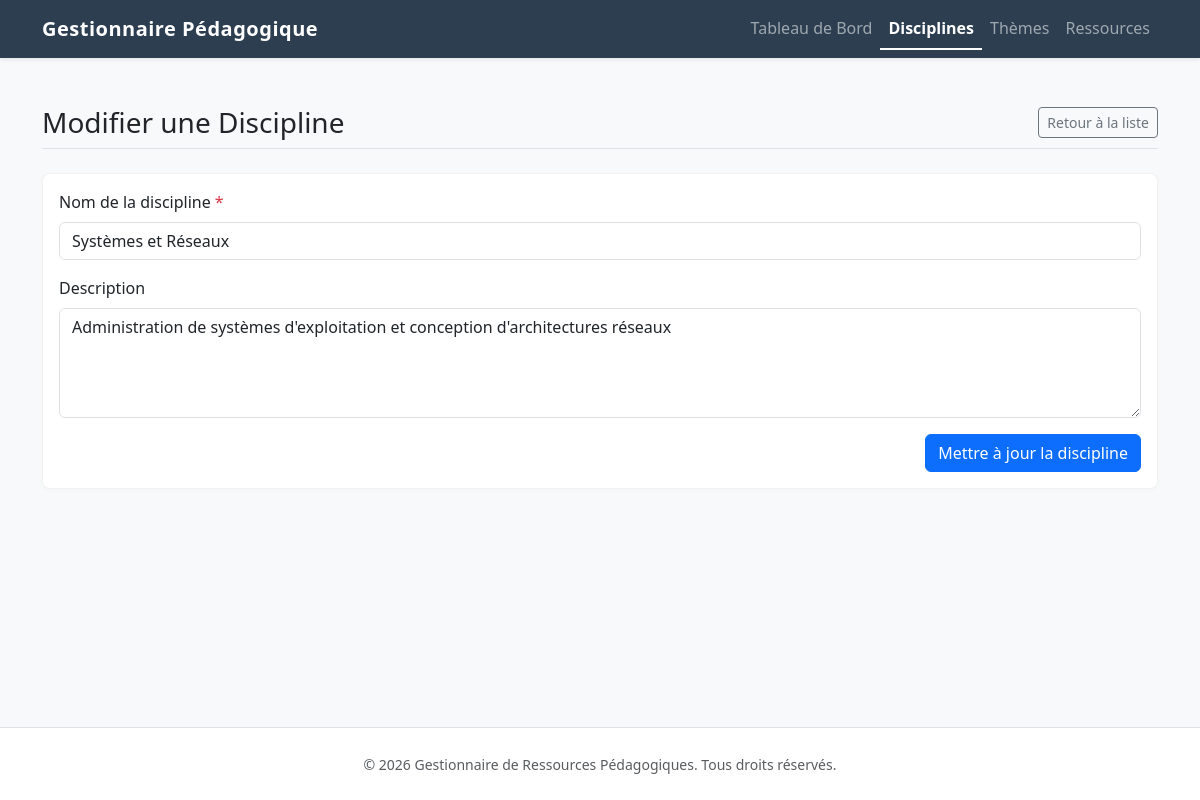
The app's page /index.php?page=disciplines&action=edit&id=2 with its own data.
### tables this page shows
CREATE TABLE IF NOT EXISTS disciplines (
    id INT AUTO_INCREMENT PRIMARY KEY,
    name VARCHAR(255) NOT NULL,
    description TEXT,
    created_at DATETIME DEFAULT CURRENT_TIMESTAMP
);

### controllers/DisciplineController.php (called while the page is built, shortened)
<?php
require_once __DIR__ . '/../models/Discipline.php';
class DisciplineController {
    private $model;
    public function __construct() {
        try {
            $this->model = new Discipline();
        } catch (\PDOException $e) {
            $this->model = null;
        }
    }
    public function edit() {
        $id = filter_input(INPUT_GET, 'id', FILTER_VALIDATE_INT);
        $discipline = $this->model->getById($id);
        $name = $discipline['name'];
        $description = $discipline['description'];
        require_once __DIR__ . '/../views/disciplines/edit.php';
    }
}

### core/helpers.php (called while the page is built, shortened)
<?php
function h(?string $string): string {
    return htmlspecialchars($string, ENT_QUOTES | ENT_HTML5, 'UTF-8');
}

### config/database.php (called while the page is built, shortened)
<?php
function getDBConnection() {
    $dsn = "mysql:host=" . DB_HOST . ";dbname=" . DB_NAME . ";charset=utf8mb4";
    $options = [
        PDO::ATTR_ERRMODE            => PDO::ERRMODE_EXCEPTION,
        PDO::ATTR_DEFAULT_FETCH_MODE => PDO::FETCH_ASSOC,
        PDO::ATTR_EMULATE_PREPARES   => false,
    ];
    try {
        return new PDO($dsn, DB_USER, DB_PASS, $options);
    } catch (\PDOException $e) {
        throw new \PDOException($e->getMessage(), (int)$e->getCode());
    }
}

### models/Discipline.php (called while the page is built, shortened)
<?php
require_once __DIR__ . '/../config/database.php';
class Discipline {
    private $pdo;
    public function __construct() {
        $this->pdo = getDBConnection();
    }
    public function getById($id) {
        $stmt = $this->pdo->prepare("SELECT * FROM disciplines WHERE id = :id");
        $stmt->execute(['id' => $id]);
        return $stmt->fetch();
    }
}

### views/disciplines/edit.php (the view, shortened to what this page needs)
<?php require_once __DIR__ . '/../layout/header.php'; ?>
<div class="d-flex justify-content-between align-items-center border-bottom pb-2 mb-4">
    <h1 class="h3 mb-0">Modifier une Discipline</h1>
    <a href="/index.php?page=disciplines" class="btn btn-outline-secondary btn-sm">Retour à la liste</a>
</div>
<div class="card">
    <div class="card-body">
        <form action="/index.php?page=disciplines&action=edit&id=<?= h($id) ?>" method="POST">
            <div class="mb-3">
                <label for="name" class="form-label">Nom de la discipline <span class="text-danger">*</span></label>
                <input type="text" class="form-control" id="name" name="name" value="<?= h($name ?? '') ?>" required>
            </div>
            <div class="mb-3">
                <label for="description" class="form-label">Description</label>
                <textarea class="form-control" id="description" name="description" rows="4"><?= h($description ?? '') ?></textarea>
            </div>
            <div class="d-grid gap-2 d-md-flex justify-content-md-end">
                <button type="submit" class="btn btn-primary">Mettre à jour la discipline</button>
            </div>
        </form>
    </div>
</div>
<?php require_once __DIR__ . '/../layout/footer.php'; ?>

### assets/css/style.css (style rules this page uses)
:root { --primary-color: #2c3e50; --secondary-color: #34495e; }
.card { border: 1px solid rgba(0,0,0,0.05); box-shadow: 0 2px 4px rgba(0,0,0,0.02); border-radius: 8px; transition: transform 0.2s ease-in-out; }
h1, h2, h3, h4, h5, h6 { color: var(--secondary-color); }

### records on screen
disciplines: name "Systèmes et Réseaux", description "Administration de systèmes d'exploitation et conception d'architectures réseaux"
